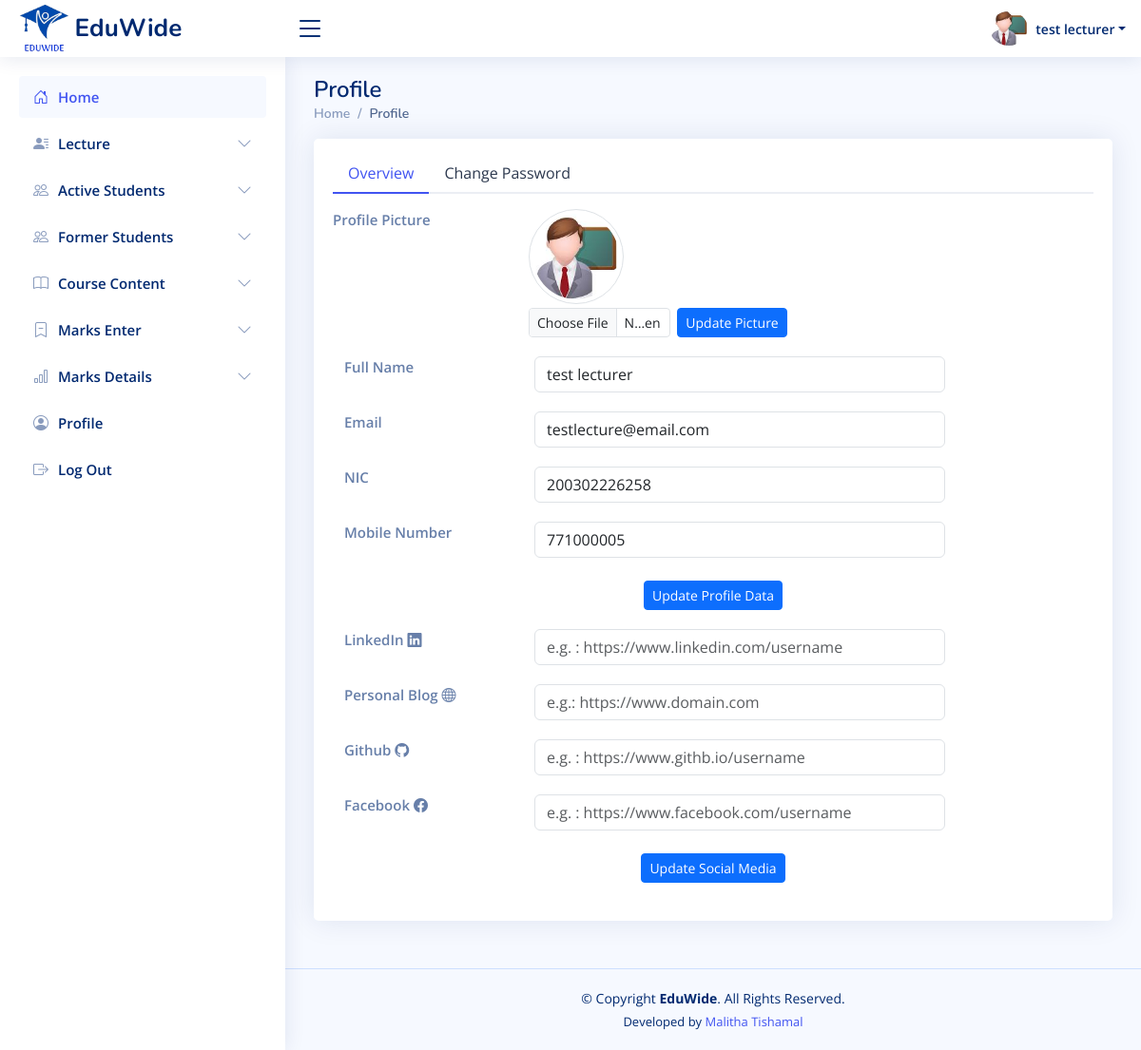
The app's page /lectures/user-profile.php (signed in) with its own data.
### tables this page shows
CREATE TABLE `lectures` (
  `id` int(11) NOT NULL,
  `username` varchar(255) NOT NULL,
  `nic` varchar(20) NOT NULL,
  `email` varchar(255) NOT NULL,
  `mobile` varchar(15) DEFAULT NULL,
  `linkedin` varchar(200) NOT NULL,
  `blog` varchar(200) NOT NULL,
  `github` varchar(200) NOT NULL,
  `facebook` varchar(200) NOT NULL,
  `password` varchar(255) NOT NULL,
  `profile_picture` varchar(255) DEFAULT 'uploads/profile_pictures/default.png',
  `created_at` timestamp NOT NULL DEFAULT current_timestamp(),
  `status` varchar(20) DEFAULT 'pending',
  `last_login` datetime DEFAULT NULL
);

### lectures/user-profile.php (the view, shortened to what this page needs)
<?php
require_once '../includes/db-conn.php';
$user_id = $_SESSION['lecturer_id'];
$sql = "SELECT * FROM lectures WHERE id = ?";
$stmt = $conn->prepare($sql);
$stmt->bind_param("i", $user_id);
$stmt->execute();
$result = $stmt->get_result();
$user = $result->fetch_assoc();
?>
<!DOCTYPE html>
<html lang="en">
<head>
    <?php include_once ("../includes/css-links-inc.php"); ?>
</head>
<body>
    <?php include_once ("../includes/header.php") ?>
    <?php include_once ("../includes/lectures-sidebar.php") ?>
    <main id="main" class="main">
        <div class="pagetitle">
            <h1>Profile</h1>
            <nav>
                <ol class="breadcrumb">
                    <li class="breadcrumb-item"><a href="index.php">Home</a></li>
                    <li class="breadcrumb-item active">Profile</li>
                </ol>
            </nav>
        </div>
        <section class="section profile">
            <div class="row">
                <div class="">
                    <div class="card">
                        <div class="card-body pt-3">
                            <ul class="nav nav-tabs nav-tabs-bordered">
                                <li class="nav-item">
                                    <button class="nav-link active" data-bs-toggle="tab" data-bs-target="#profile-overview">Overview</button>
                                </li>
                                <li class="nav-item">
                                    <button class="nav-link" data-bs-toggle="tab" data-bs-target="#profile-change-password">Change Password</button>
                                </li>
                            </ul>
                            <div class="tab-content">
                                <div class="tab-pane fade show active profile-overview pt-3" id="profile-overview">
                                   <div class="row">
                                        <div class="col-lg-3 col-md-4 label">Profile Picture</div>
                                        <div class="col-lg-9 col-md-8">
                                            <?php
                                            echo "<img src='$profilePic?" . time() . "' alt='Profile Picture' class='img-thumbnail mb-1' style='width: 100px; height: 100px; border-radius:50%;'>";
                                            ?>
                                            <form action="update-profile-picture.php" method="POST" enctype="multipart/form-data">
                                                <div class="d-flex">
                                                    <input type="file" name="profile_picture" class="form-control form-control-sm w-25" accept="image/*" required>
                                                    <input type="submit" name="submit" value="Update Picture" class="btn btn-primary btn-sm">
                                                </div>
                                            </form>
                                        </div>
                                    </div>
                                    <div class="container">
                                        <form action="update-profile.php" method="POST">
                                            <div class="row">
                                                <div class="col-lg-3 col-md-4 label">Full Name</div>
                                                <div class="col-lg-9 col-md-8">
                                                    <input type="text" name="username" class="form-control w-75" value="<?php echo htmlspecialchars($user['username']); ?>" required>
                                                </div>
                                            </div>
                                            <div class="row mt-3">
                                                <div class="col-lg-3 col-md-4 label">Email</div>
                                                <div class="col-lg-9 col-md-8">
                                                    <input type="email" name="email" class="form-control w-75" value="<?php echo htmlspecialchars($user['email']); ?>" required>
                                                </div>
                                            </div>
                                            <div class="row mt-3">
                                                <div class="col-lg-3 col-md-4 label">NIC</div>
                                                <div class="col-lg-9 col-md-8">
                                                    <input type="text" name="nic" class="form-control w-75" value="<?php echo htmlspecialchars($user['nic']); ?>" required>
                                                </div>
                                            </div>
                                            <div class="row mt-3">
                                                <div class="col-lg-3 col-md-4 label">Mobile Number</div>
                                                <div class="col-lg-9 col-md-8">
                                                    <input type="text" name="mobile" class="form-control w-75" value="<?php echo htmlspecialchars($user['mobile']); ?>" required>
                                                </div>
                                            </div>
                                            <div class="row mt-4">
                                                <div class="col-lg-12 text-center">
                                                    <input type="submit" name="submit" value="Update Profile Data" class="btn btn-primary btn-sm">
                                                </div>
                                            </div>
                                        </form>
                                    </div>
                                    <div class="container">
                                        <form action="update-socialmedia.php" method="POST">
                                            <div class="row">
                                                <div class="col-lg-3 col-md-4 label">LinkedIn <i class="bi bi-linkedin"></i></div>
                                                <div class="col-lg-9 col-md-8">
                                                    <input type="text" name="linkedin" class="form-control w-75" placeholder="e.g. : https://www.linkedin.com/username" value="<?php echo htmlspecialchars($user['linkedin']); ?>">
                                                </div>
                                            </div>
                                            <div class="row mt-3">
                                                <div class="col-lg-3 col-md-4 label">Personal Blog <i class="bi bi-globe"></i></div>
                                                <div class="col-lg-9 col-md-8">
                                                    <div class="d-flex">
                                                        <input type="test" name="blog" class="form-control w-75" placeholder="e.g.: https://www.domain.com" value="<?php echo htmlspecialchars($user['blog']); ?>">
                                                    </div>
                                                </div>
                                            </div>
                                            <div class="row mt-3">
                                                <div class="col-lg-3 col-md-4 label">Github <i class="bi bi-github"></i></div>
                                                <div class="col-lg-9 col-md-8">
                                                    <input type="text" name="github" class="form-control w-75" placeholder="e.g. : https://www.githb.io/username" value="<?php echo htmlspecialchars($user['github']); ?>">
                                                </div>
                                            </div>
                                            <div class="row mt-3">
                                                <div class="col-lg-3 col-md-4 label">Facebook <i class="bi bi-facebook"></i></div>
                                                <div class="col-lg-9 col-md-8">
                                                    <input type="text" name="facebook" class="form-control w-75" placeholder="e.g. : https://www.facebook.com/username" value="<?php echo htmlspecialchars($user['facebook']); ?>">
                                                </div>
                                            </div>
                                            <div class="row mt-4">
                                                <div class="col-lg-12 text-center">
                                                    <input type="submit" name="submit" value="Update Social Media" class="btn btn-primary btn-sm">
                                                </div>
                                            </div>
                                        </form>
                                    </div>
                                </div>
                            </div>
                        </div>
                    </div>
                </div>
            </div>
        </section>
    </main>
    <?php include_once ("../includes/footer.php") ?>
</body>
</html>

### includes/header.php (shortened to what this page needs)
<header id="header" class="header fixed-top d-flex align-items-center">
    <div class="d-flex align-items-center justify-content-between">
        <a href="" class="logo d-flex align-items-center">
            <img src="<?php echo $base_url; ?>assets/images/logos/eduwide-logo.png" alt="">
            <span class="d-none d-lg-block">EduWide</span>
        </a>
        <i class="bi bi-list toggle-sidebar-btn"></i>
    </div>
    <nav class="header-nav ms-auto">
        <ul class="d-flex align-items-center">
            <?php
                $profilePic = isset($user['profile_picture']) && $user['profile_picture'] ? $user['profile_picture'] : 'default.png';
            ?>
            <li class="nav-item dropdown pe-3">
                <a class="nav-link nav-profile d-flex align-items-center pe-0" href="#" data-bs-toggle="dropdown">
                   <img id="profilePicture" src="<?php echo $profilePic; ?>" alt="Profile Picture" class="rounded-circle" style="width: 40px !important; height: 40px !important; object-fit: cover;">
                    <span class="d-none d-md-block dropdown-toggle ps-2"><?php echo htmlspecialchars($user['username']); ?></span>
                </a>
            </li>
        </ul>
    </nav>
</header>

### assets/css/style.css (style rules this page uses)
:root { scroll-behavior: smooth; }
body { font-family: "Open Sans", sans-serif; background: #f6f9ff; color: #444444; }
a { color: #4154f1; text-decoration: none; }
h1, h2, h3, h4, h5, h6 { font-family: "Nunito", sans-serif; }
#main { margin-top: 60px; padding: 20px 30px; transition: all 0.3s; }
.pagetitle { margin-bottom: 10px; }
.pagetitle h1 { font-size: 24px; margin-bottom: 0; font-weight: 600; color: #012970; }
.card { margin-bottom: 30px; border: none; border-radius: 5px; box-shadow: 0px 0 30px rgba(1, 41, 112, 0.1); }
.card-body { padding: 0 20px 20px 20px; }
.breadcrumb { font-size: 14px; font-family: "Nunito", sans-serif; color: #899bbd; font-weight: 600; }
.breadcrumb a { color: #899bbd; transition: 0.3s; }
.breadcrumb .breadcrumb-item::before { color: #899bbd; }
.breadcrumb .active { color: #51678f; font-weight: 600; }
.nav-tabs-bordered { border-bottom: 2px solid #ebeef4; }
.nav-tabs-bordered .nav-link { margin-bottom: -2px; border: none; color: #2c384e; }
.nav-tabs-bordered .nav-link.active { background-color: #fff; color: #4154f1; border-bottom: 2px solid #4154f1; }
.logo { line-height: 1; }
@media (min-width: 1200px) { .logo { width: 280px; } }
.logo img { max-height: 50px; margin-right: 6px; }
.logo span { font-size: 26px; font-weight: 700; color: #012970; font-family: "Nunito", sans-serif; }
.header { transition: all 0.5s; z-index: 997; height: 60px; box-shadow: 0px 2px 20px rgba(1, 41, 112, 0.1); background-color: #fff; padding-left: 20px; }
.header .toggle-sidebar-btn { font-size: 32px; padding-left: 10px; cursor: pointer; color: #012970; }
.header-nav ul { list-style: none; }
.header-nav>ul { margin: 0; padding: 0; }
.header-nav .nav-profile { color: #012970; }
.header-nav .nav-profile img { max-height: 36px; }
.header-nav .nav-profile span { font-size: 14px; font-weight: 600; }
@media (min-width: 1200px) { #main, #footer { margin-left: 300px; } }
.profile .profile-overview .row { margin-bottom: 20px; font-size: 15px; }
.profile .profile-overview .label { font-weight: 600; color: rgba(1, 41, 112, 0.6); }

### records on screen
lectures: profile_picture (placeholder picture), username "test lecturer", email "testlecture@email.com", nic "200302226258", mobile "771000005"
